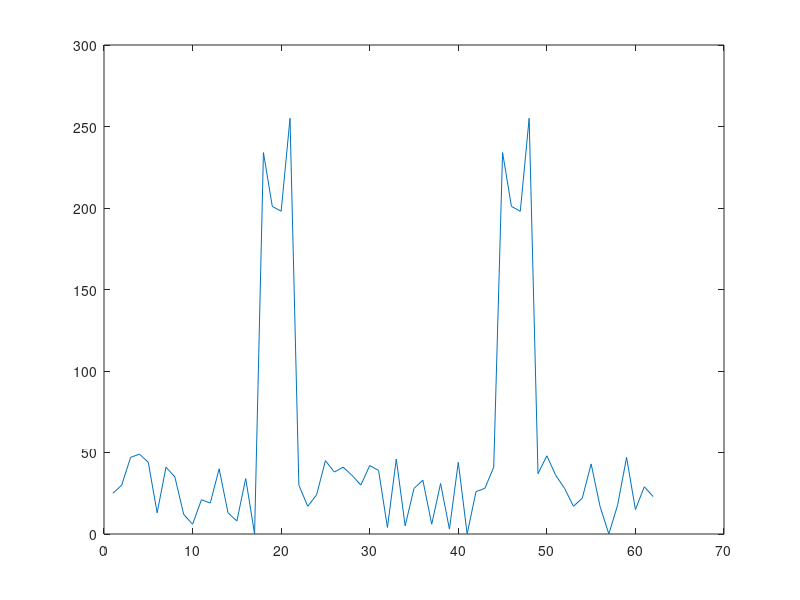

This chart was generated by the following MATLAB code:
%the range of randomly generated values will be 0 to range
range = 50; 

%the number of points generated between two instances of the sequence
%   will be a random number between 
%   minNumPoints and (minNumPoints + rangeNumPoints)
minNumPoints = 10;
rangeNumPoints = 20;

numPointsVector = floor(rand(1,3)*rangeNumPoints + minNumPoints);
firstNumPoints = numPointsVector(1,1);
secondNumPoints = numPointsVector(1,2);
thirdNumPoints = numPointsVector(1,3);

%generates the random data
data1 = floor(rand(1,firstNumPoints)*range);
data2 = floor(rand(1,secondNumPoints)*range);
data3 = floor(rand(1,thirdNumPoints)*range);

%the sequence seqToFind will be inserted in two different places
seqToFind = [234 201 198 255];
sizeSeq = size(seqToFind);
numPointsSeq = sizeSeq(2); %number of points in seqToFind

firstInstance = firstNumPoints
secondInstance = firstInstance + numPointsSeq + secondNumPoints

%this creates the signal that will be analyzed
data = [data1 seqToFind data2 seqToFind data3];
dataSize = size(data);
numEntries = dataSize(2);

%plot the original data
plot(data)

%originalDataFFT = fft(originalData);

